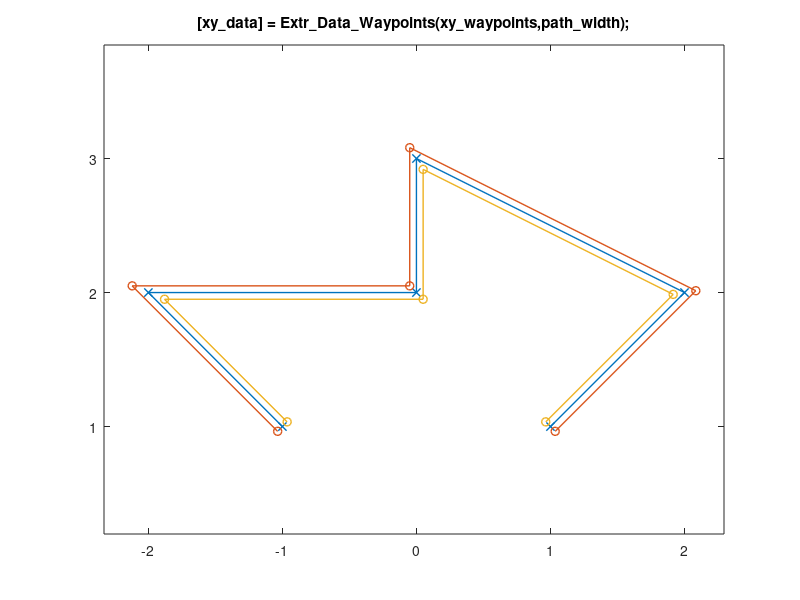

This chart was generated by the following MATLAB code:
function [xy_data] = Extr_Data_Waypoints(xy_waypoints,path_width,varargin)
%Extr_Data_Waypoints Produce extrusion data for 2D path defined by waypoints
%   [xy_data] = Extr_Data_Waypoints(xy_waypoints,path_width,varargin)
%   This function returns x-y data for a 2D path defined by waypoints.
%   You can specify:
%       xy_waypoints        Matrix of x-y values for points
%                           Path is in order of definition.
%                           If the path crosses itself, data will not be
%                           valid for use with Simscape Multibody general
%                           extrusion
%       path_width          Width of path
%
%   To see a plot showing parameter values, enter the name
%   of the function with no arguments
%   >> Extr_Data_Waypoints
%
%   To see a plot created with your parameter values,
%   add 'plot' as the final argument
%   >> Extr_Data_Waypoints([1 1;2 2;-1 1;0 -1],0.1,'plot')

% Copyright 2021 The MathWorks, Inc.

% Default data to show diagram
if (nargin == 0)
    xy_waypoints = [ ...
         1 1;
         2 2;
         0 3;
         0 2;
        -2 2;
        -1 1];
    path_width   = 0.1;
end

% Check if plot should be produced
if (isempty(varargin))
    showplot = 'n';
else
    showplot = varargin;
end

% Determine angles of each segment
angles = unwrap(atan2(diff(xy_waypoints(:,2)),diff(xy_waypoints(:,1))));

% Angle at first point is angle of first segment
angles = [angles;angles(end,:)];

% Angle of offset for left and right points
offset_angles = angles - angles/2 + circshift(angles,1)/2-pi/2;
offset_angles(1) = angles(1)-pi/2;

% Difference in angles needed for offset distance
angle_diff = (circshift(angles,1)- angles)/2;
angle_diff(1) = 0; 

% Create xy data for line on right side of path defined by waypoints
xy_offset_r = [cos(offset_angles) +sin(offset_angles)]*path_width/2./abs(cos(angle_diff));
xy_right = xy_waypoints + xy_offset_r;

% Create xy data for line on left side of path defined by waypoints
xy_offset_l = [cos(offset_angles+pi) +sin(offset_angles+pi)]*path_width/2./abs(cos(angle_diff));
xy_left  = xy_waypoints + xy_offset_l;

% Data created in counter clockwise order
xy_data = [xy_right;flipud(xy_left)];

% Plot diagram to show parameters and extrusion
if (nargin == 0 || strcmpi(showplot,'plot'))
    
    % Figure name
    figString = ['h1_' mfilename];
    % Only create a figure if no figure exists
    figExist = 0;
    fig_hExist = evalin('base',['exist(''' figString ''')']);
    if (fig_hExist)
        figExist = evalin('base',['ishandle(' figString ') && strcmp(get(' figString ', ''type''), ''figure'')']);
    end
    if ~figExist
        fig_h = figure('Name',figString);
        assignin('base',figString,fig_h);
    else
        fig_h = evalin('base',figString);
    end
    figure(fig_h)
    clf(fig_h)
    plot(xy_waypoints(:,1),xy_waypoints(:,2),'-x','LineWidth',1,'DisplayName','Waypoints');
    hold on;
    plot(xy_right(:,1),xy_right(:,2),'-o','LineWidth',1,'DisplayName','Right Edge');
    plot(xy_left(:,1),xy_left(:,2),'-o','LineWidth',1,'DisplayName','Left Edge');
    hold off; axis equal
    title(['[xy\_data] = Extr\_Data\_Waypoints(xy\_waypoints,path\_width);']);
    hold off
    box on
    clear xy_data
    xlim = get(gca,'XLim');
    ylim = get(gca,'YLim');
    set(gca,'XLim',xlim+[-1 1]*0.05*(xlim(2)-xlim(1)));
    set(gca,'YLim',ylim+[-1 1]*0.05*(ylim(2)-ylim(1)));
end


